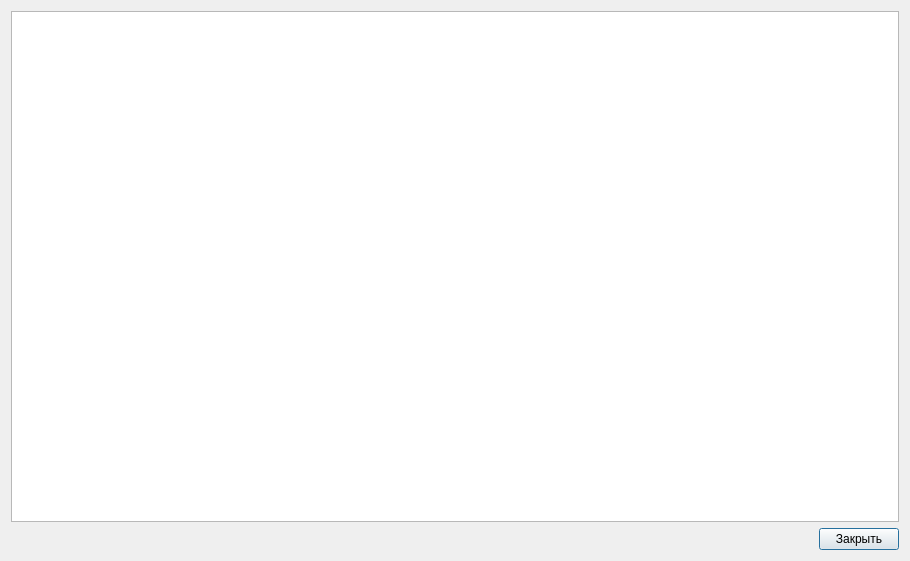
<?xml version="1.0" encoding="UTF-8"?>
<ui version="4.0">
 <class>HelpDialog</class>
 <widget class="QDialog" name="HelpDialog">
  <property name="geometry">
   <rect>
    <x>0</x>
    <y>0</y>
    <width>910</width>
    <height>561</height>
   </rect>
  </property>
  <property name="windowTitle">
   <string>Справка</string>
  </property>
  <layout class="QGridLayout" name="gridLayout">
   <item row="1" column="0">
    <spacer name="horizontalSpacer">
     <property name="orientation">
      <enum>Qt::Horizontal</enum>
     </property>
     <property name="sizeHint" stdset="0">
      <size>
       <width>359</width>
       <height>20</height>
      </size>
     </property>
    </spacer>
   </item>
   <item row="1" column="1">
    <widget class="QPushButton" name="close_button">
     <property name="text">
      <string>Закрыть</string>
     </property>
    </widget>
   </item>
   <item row="0" column="0" colspan="2">
    <widget class="QTextBrowser" name="main_text_edit"/>
   </item>
  </layout>
 </widget>
 <resources/>
 <connections/>
</ui>
